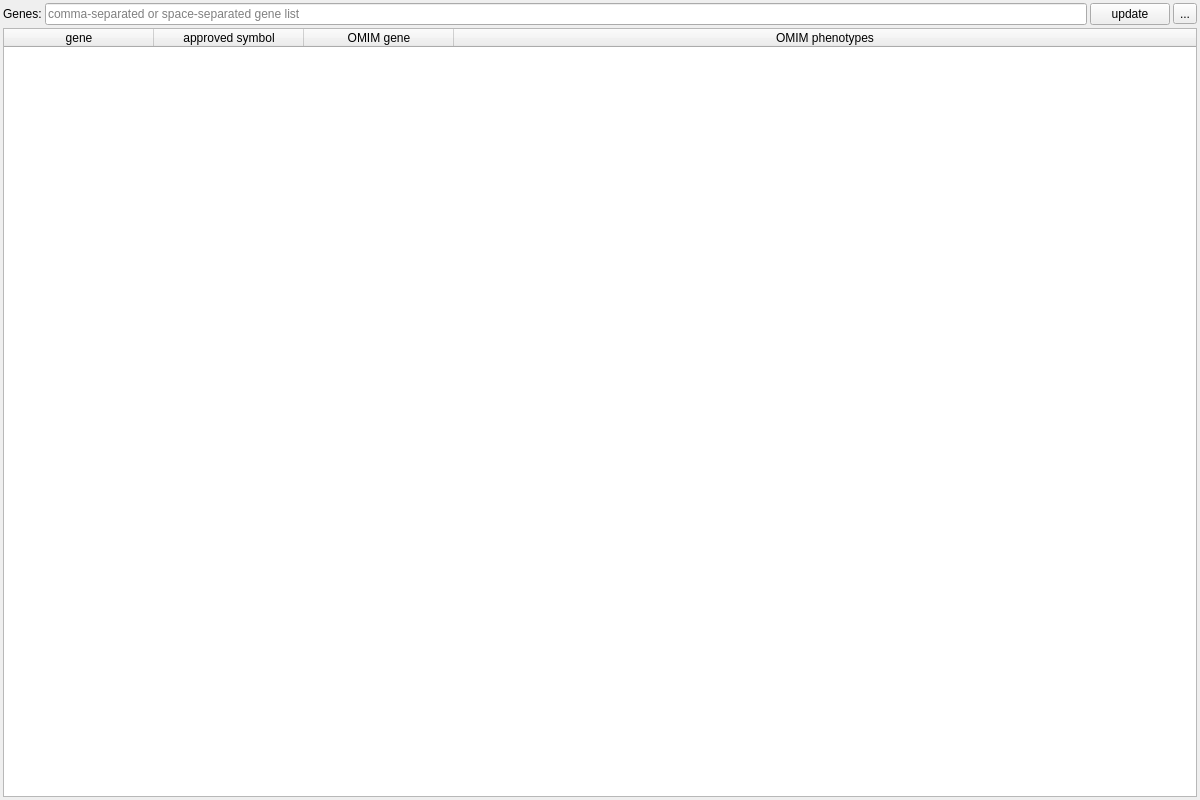
<?xml version="1.0" encoding="UTF-8"?>
<ui version="4.0">
 <class>GeneOmimInfoWidget</class>
 <widget class="QWidget" name="GeneOmimInfoWidget">
  <property name="geometry">
   <rect>
    <x>0</x>
    <y>0</y>
    <width>1200</width>
    <height>800</height>
   </rect>
  </property>
  <property name="minimumSize">
   <size>
    <width>1200</width>
    <height>800</height>
   </size>
  </property>
  <property name="windowTitle">
   <string>Form</string>
  </property>
  <layout class="QGridLayout" name="gridLayout">
   <property name="leftMargin">
    <number>3</number>
   </property>
   <property name="topMargin">
    <number>3</number>
   </property>
   <property name="rightMargin">
    <number>3</number>
   </property>
   <property name="bottomMargin">
    <number>3</number>
   </property>
   <property name="spacing">
    <number>3</number>
   </property>
   <item row="0" column="1">
    <widget class="QLineEdit" name="genes">
     <property name="placeholderText">
      <string>comma-separated or space-separated gene list</string>
     </property>
    </widget>
   </item>
   <item row="0" column="0">
    <widget class="QLabel" name="label">
     <property name="text">
      <string>Genes:</string>
     </property>
    </widget>
   </item>
   <item row="0" column="2">
    <widget class="QPushButton" name="update_btn">
     <property name="text">
      <string>update</string>
     </property>
    </widget>
   </item>
   <item row="0" column="3">
    <widget class="QToolButton" name="copy_btn">
     <property name="toolTip">
      <string>Copy complete table to clipboard.</string>
     </property>
     <property name="text">
      <string>...</string>
     </property>
     <property name="icon">
      <iconset resource="../cppGUI/resources.qrc">
       <normaloff>:/Icons/Clipboard.png</normaloff>:/Icons/Clipboard.png</iconset>
     </property>
    </widget>
   </item>
   <item row="1" column="0" colspan="4">
    <widget class="QTableWidget" name="table">
     <attribute name="horizontalHeaderDefaultSectionSize">
      <number>150</number>
     </attribute>
     <attribute name="horizontalHeaderStretchLastSection">
      <bool>true</bool>
     </attribute>
     <attribute name="verticalHeaderVisible">
      <bool>false</bool>
     </attribute>
     <column>
      <property name="text">
       <string>gene</string>
      </property>
     </column>
     <column>
      <property name="text">
       <string>approved symbol</string>
      </property>
     </column>
     <column>
      <property name="text">
       <string>OMIM gene</string>
      </property>
     </column>
     <column>
      <property name="text">
       <string>OMIM phenotypes</string>
      </property>
     </column>
    </widget>
   </item>
  </layout>
 </widget>
 <resources>
  <include location="../cppGUI/resources.qrc"/>
 </resources>
 <connections/>
</ui>
